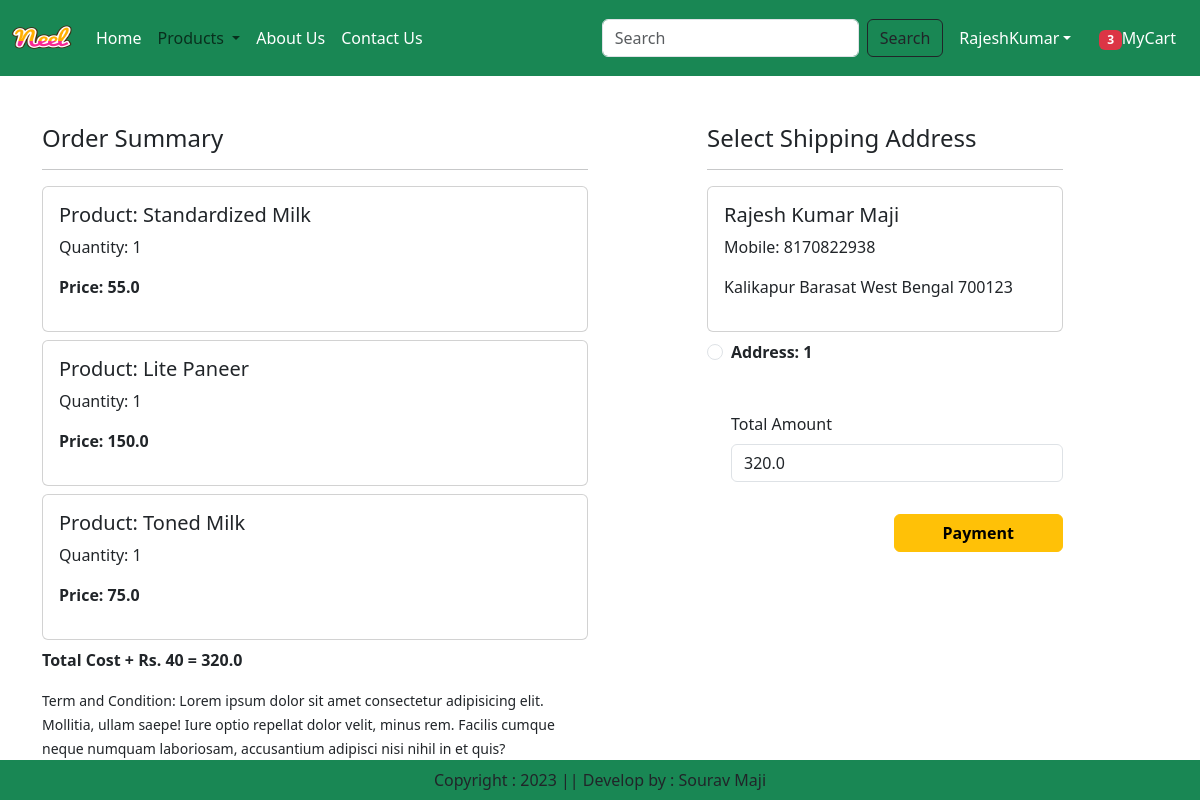
The page /checkout/ (signed in) on the database its author committed.
### myshop/models.py (models this page shows, shortened)
class Cart(models.Model):
  user = models.ForeignKey(User,on_delete=models.CASCADE)
  product = models.ForeignKey(Product, on_delete=models.CASCADE)
  quantity = models.PositiveIntegerField(default=1)

class Product(models.Model):
    title = models.CharField(max_length=100)
    selling_price = models.FloatField()
    discounted_price = models.FloatField()
    description = models.TextField()
    composition = models.TextField(default='')
    prodapp = models.TextField(default='')
    category = models.CharField(choices=CATEGORY_CHOICES,max_length=2)
    product_image = models.ImageField(upload_to='product')

class Customer(models.Model):
    user = models.ForeignKey(User,on_delete=models.CASCADE)
    name = models.CharField(max_length=200)
    locality = models.CharField(max_length = 200)
    city = models.CharField(max_length = 200)
    mobile = models.IntegerField(default=0)
    zipcode = models.IntegerField()
    state = models.CharField(choices=STATE_CHOICES,max_length=100)

### myshop/views.py (the view, shortened to what this page needs)
# urls.py: path('checkout/',views.checkout.as_view(),name='checkout'),
class checkout(View):
    def get(self,request):
        totalitem = 0
        if request.user.is_authenticated:
             totalitem = len(Cart.objects.filter(user=request.user))
        user=request.user
        add=Customer.objects.filter(user=user)
        cart_items=Cart.objects.filter(user=user)
        famount = 0
        for p in cart_items:
            value = p.quantity * p.product.discounted_price
            famount = famount + value
        totalamount = famount + 40
        razoramount = int(totalamount * 100)
        client = razorpay.Client(auth=(settings.RAZOR_KEY_ID,settings.RAZOR_KEY_SECRET))
        data = {"amount":razoramount,"currency":"INR","receipt":"order_rcptid_12"}
        payment_response = client.order.create(data=data)
        print(payment_response)
        order_id = payment_response['id']
        order_status = payment_response['status']
        return render(request,'app/checkout.html',locals())

### myshop/templates/app/checkout.html (shortened to what this page needs)
{% extends 'app/base.html' %}
{% load static %}
{% block main-content %}
<div class="container">
    <div class="row mt-5">
        <div class="col-sm-6">
            <h4>Order Summary</h4>
            <hr>
            {% for item in cart_items %}
                <div class="card mb-2">
                   <div class="card-body">
                       <h5>Product: {{item.product.title}}</h5>
                       <p>Quantity: {{item.quantity}}</p>
                       <p class="fw-bold">Price: {{item.product.discounted_price}}</p>
                   </div>
                </div>
            {% endfor %}
            <p class="fw-bold">Total Cost + Rs. 40 = {{totalamount}}</p>
            <small>Term and Condition: Lorem ipsum dolor sit amet consectetur
             adipisicing elit. Mollitia, ullam saepe! Iure optio repellat dolor velit,
             minus rem. Facilis cumque neque numquam laboriosam, accusantium adipisci nisi nihil in et quis?</small>
        </div>
        <div class="col-sm-4 offset-sm-1">
            <h4>Select Shipping Address</h4>
            <hr>
            <form method="post" id="myform">
                {% for ad in add %}
                    <div class="card">
                      <div class="card-body">
                            <h5>{{ad.name}}</h5>
                            <p>Mobile: {{ad.mobile}}</p>
                            <p>{{ad.locality}} {{ad.city}} {{ad.state}} {{ad.zipcode}}</p>
                        </div>
                    </div>
                    <div class="form-check mt-2 mb-5">
                        <input class="form-check-input" type="radio" name="custid" id="custadd{{forloop.counter}}" value="{{ad.id}}">
                        <label class="form-check-label fw-bold" for="custadd{{forloop.counter}}">
                            Address: {{forloop.counter}} </label>
                    </div>
                {% endfor %}
                   <div class="form-check mb-3">
                        <label for="totamount" class="form-label">Total Amount</label>
                        <input type="number" class="form-control" name="totamount" value={{totalamount}} readonly>
                   </div>
                   <div class="text-end">
                       <button id="rzp-button1" type="submit" class="btn btn-warning mt-3 px-5 fw-bold">Payment</button>
                    </div>
            </form>
        </div>
    </div>
</div>
{% endblock main-content %}

### myshop/templates/app/base.html (shortened to what this page needs)
<!DOCTYPE html>
{% load static %}
<html lang="en">
<head>
    <link href="https://cdn.jsdelivr.net/npm/bootstrap@5.3.1/dist/css/bootstrap.min.css" rel="stylesheet">
    <link rel = "stylesheet" href="{% static 'myshop/css/owl.carousel.min.css' %}" />
    <link rel = "stylesheet" href="{% static 'myshop/css/all.min.css' %}" />
    <link rel = "stylesheet" href="{% static 'myshop/css/style.css' %}" />
</head>
<body>
    <nav class="navbar navbar-expand-lg bg-success">
        <div class="container-fluid">
          <a class="navbar-brand" href="#">
            <img src="{% static "myshop/images/product/Neel.png" %}"  width="60" height="50"/>
          </a>
          <div class="collapse navbar-collapse" id="navbarSupportedContent">
            <ul class="navbar-nav me-auto mb-2 mb-lg-0">
              {% if request.user.is_authenticated %}
              <li class="nav-item">
                <a class="nav-link active text-white" aria-current="page" href="/">Home</a>
              </li>
              <li class="nav-item dropdown">
                <a class="nav-link dropdown-toggle" href="#" role="button" data-bs-toggle="dropdown" aria-expanded="false">
                  Products
                </a>
              </li>
              <li class="nav-item">
                <a class="nav-link text-white" href="{% url 'about' %}">About Us</a>
              </li>
              <li class="nav-item">
                <a class="nav-link text-white" href="{% url 'contact' %}">Contact Us</a>
              </li>
            </ul>
            <form class="d-flex" role="search" action="/search">
              <input class="form-control me-2" type="search" placeholder="Search" name="search" aria-label="Search">
              <button class="btn btn-outline-dark" type="submit" >Search</button>
            </form>
          </div>
          <ul class="navbar-nav me-auto mb-2 mb-lg-0">
            <li class="nav-item dropdown mx-2">
                <a class="nav-link dropdown-toggle text-white" href="#"
                id="profileDropdown" role="button" data-bs-toggle="dropdown"
                aria-expanded="false">{{request.user}}</a>
            </li>
            <li class="nav-item mx-1">
                <a href="{% url 'showcart' %}" class="nav-link text-white"><span class="badge bg-danger">{% if totalitem > 0 %} {{totalitem}} {% endif %}</span>MyCart</a>
            </li>
            {% endif %}
          </ul>
        </div>
      </nav>
      {% block main-content %}{% endblock main-content %}
      <footer class="container-fluid  fixed-bottom bg-success text-center p-2 mt-5">
        Copyright : 2023 || Develop by : Sourav Maji
      </footer>
</body>
</html>

### rows shown on the page
Cart: product "Standardized Milk", quantity "1", product.discounted_price "55.0"
Cart: product "Lite Paneer", quantity "1", product.discounted_price "150.0"
Cart: product "Toned Milk", quantity "1", product.discounted_price "75.0"
Customer: name "Rajesh Kumar Maji", mobile "8170822938", locality "Kalikapur", city "Barasat", state "West Bengal", zipcode "700123"

### other values the page prints
{{ request.user }} "RajeshKumar"
{{ totalitem }} "3"
{{ totalamount }} "320.0"
